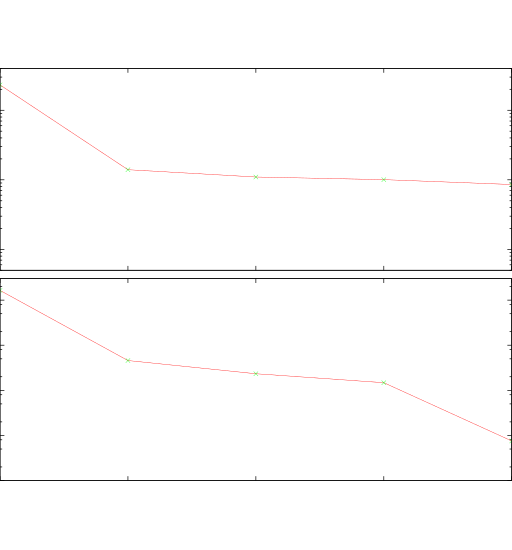

The script that drew this image:
clear
reset
file = "linearisierung_FSR_korr"
datafile = sprintf('../dat/%s.dat',file)

unset key
set samples 100000
set term push
set term epslatex color 10 size 13cm, 14cm
set out sprintf('%s.tex',file)
set multiplot

set lmargin 0
set rmargin 0.1

set logscale y
set yrange [0.5:400]
set grid ytics lt 1 lc rgbcolor "#f4f4f4" linewidth .1
set grid mytics lt 1 lc rgbcolor "#fafafa" linewidth .1
set ylabel 'max. Scanfehler [MHz]'
unset xlabel
set xtics 1
set origin 0, 0.5
set size 1, 0.5
set bmargin 0.3
set tmargin 5
#set lmargin 10
set format x ""

plot datafile using 1:(abs($2)) with lines, \
datafile using 1:(abs($2)) with points pt 2 lc 2


set ylabel 'FSR Fehler [MHz]' 1.8,0
set xlabel 'Iteration'
set logscale y
#unset grid
#set ytics 0,1,4
set yrange [0.01:300]
set origin 0, 0
set size 1, 0.5
set bmargin 5
set tmargin 0.3
#set lmargin 8.18
set format x "%g"

plot datafile using 1:(abs($4)) with lines, \
datafile using 1:(abs($4)) with points pt 2 lc 2

unset multiplot
unset out
